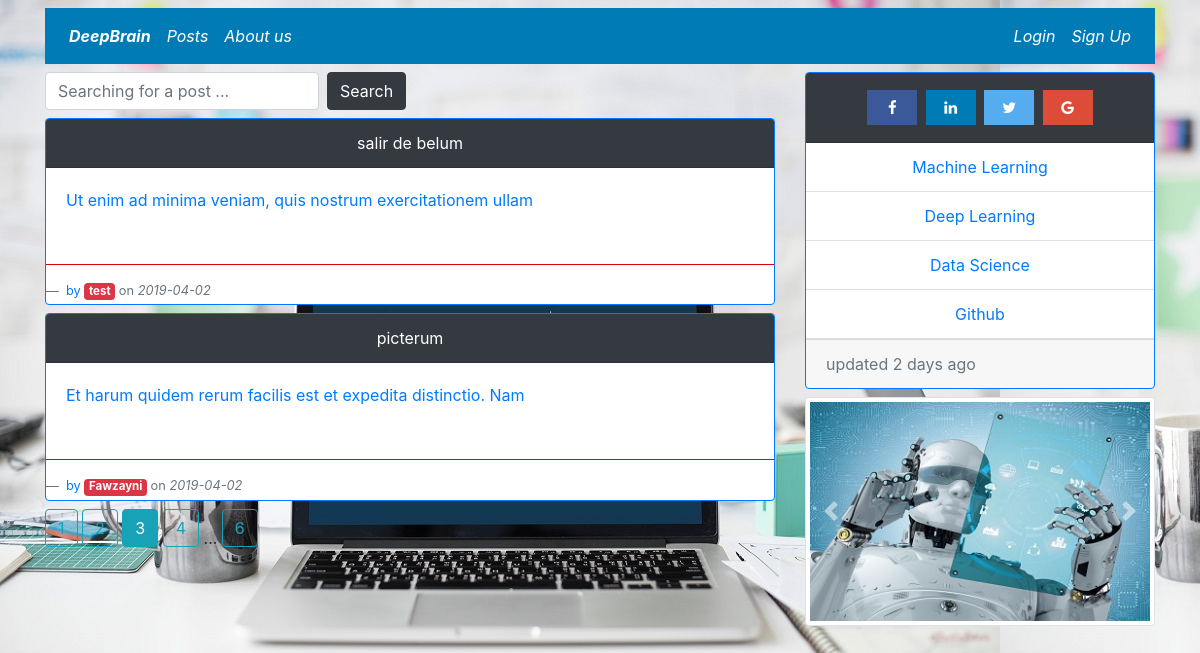
The app's page /index?page=3 with its own data.
### deepbrain/models.py (models this page shows, shortened)
class Post(db.Model):
	id = db.Column(db.Integer,primary_key=True)
	title = db.Column(db.String(120),unique=True,nullable=False)
	content = db.Column(db.Text,nullable=False)
	date_posted = db.Column(db.DateTime, nullable=False, default=datetime.utcnow)
	user_id = db.Column(db.Integer,db.ForeignKey("user.id"),nullable=False)

class User(db.Model,UserMixin):
	id = db.Column(db.Integer,primary_key=True)
	username = db.Column(db.String(40),unique=True,nullable=False)
	email = db.Column(db.String(120),nullable=False)
	image_file = db.Column(db.String(20),nullable=False,default="default.jpg")
	password = db.Column(db.String(60),nullable=False)
	posts = db.relationship('Post',backref="author",lazy=True)

### deepbrain/routes.py (the view)
@app.route("/")
@app.route("/index",methods=["GET","POST"])
def index():
	page = request.args.get("page",1,type=int)
	form = SearchForm()
	if form.validate_on_submit():
		return redirect(url_for("post_per_mc",mc=form.mc.data))
	else:
		posts = Post.query.order_by(Post.date_posted.desc()).paginate(page=page,per_page=2)
	return render_template("index.html", posts=posts,form=form)

### deepbrain/forms.py
class SearchForm(FlaskForm):
	mc = StringField("",validators=[DataRequired()])
	submit = SubmitField("Search")

### deepbrain/templates/index.html (shortened to what this page needs)
{% extends "layout.html" %}
{% block content %}
<form class="form-inline mb-2" role="form" method="POST" action="">
  <div class="form-group">
    {{form.mc(class="form-control mr-2",placeholder="Searching for a post ...")}}
  </div>
  <div class="form-group">
    {{form.submit(class="btn btn-dark")}}
  </div>
</form>
  {% for post in posts.items %}
  <a href="{{ url_for('post',post_id=post.id) }}" style="text-decoration: none;">
<div class="card border-primary card-primary mb-2">
  <div class="card-header text-white bg-dark text-center">
    <span class="text-white" >{{post.title}}</span >
  </div>
  <div class="card-body">
    <p class="mb-0">
      <p>{{ ' '.join(post.content.split(" ")[:10]) }}</p>
    </p>
  </div>
  <hr style="background-color: red;" />
  <div clas="bg-transparent blockquote-footer ">
    <footer class="blockquote-footer mb-1">
        by <a class="badge badge-danger" style="font-size: 0.90em;" href="{{url_for('user_posts',username=post.author.username)}}">{{post.author.username}}</a> on <cite title="Source Title mr-auto">{{ post.date_posted.strftime('%Y-%m-%d') }}</cite>
   </footer>
 </div>
</div>
</a>
{% endfor %}
{% for page_num in posts.iter_pages(left_edge=1,right_edge=1,left_current=1,right_current=2) %}
  {% if page_num %}
    {% if posts.page==page_num %}
      <a href="{{url_for('index',page=page_num)}}" class="btn btn-info mb-4">{{ page_num }}</a>
    {% else %}
      <a href="{{url_for('index',page=page_num)}}" class="btn btn-outline-info mb-4">{{ page_num }}</a>
    {% endif %}
  {% else %}
    ...
  {% endif %}
{% endfor %}
{% endblock content %}

### deepbrain/static/css/static.css (style rules this page uses)
body { background-image: url("../images/bg2.jpg"); }

### records on screen
Post: title "salir de belum", content "Ut enim ad minima veniam, quis nostrum exercitationem ullam", author.username "test", date_posted "2019-04-02"
Post: title "picterum", content "Et harum quidem rerum facilis est et expedita distinctio. Nam", author.username "Fawzayni", date_posted "2019-04-02"

### other values on screen
{{ page_num }} "1" "2" "4" "6"
{{ page_num }} "3"
